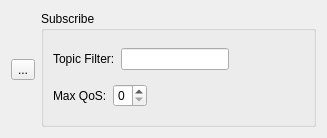
<?xml version="1.0" encoding="UTF-8"?>
<ui version="4.0">
 <class>Mqtt311ClientFilterSubConfigWidget</class>
 <widget class="QWidget" name="Mqtt311ClientFilterSubConfigWidget">
  <property name="geometry">
   <rect>
    <x>0</x>
    <y>0</y>
    <width>327</width>
    <height>138</height>
   </rect>
  </property>
  <property name="windowTitle">
   <string>Form</string>
  </property>
  <layout class="QHBoxLayout" name="horizontalLayout_6">
   <item>
    <layout class="QVBoxLayout" name="verticalLayout_2">
     <item>
      <spacer name="verticalSpacer">
       <property name="orientation">
        <enum>Qt::Vertical</enum>
       </property>
       <property name="sizeHint" stdset="0">
        <size>
         <width>20</width>
         <height>40</height>
        </size>
       </property>
      </spacer>
     </item>
     <item>
      <widget class="QToolButton" name="m_delToolButton">
       <property name="toolTip">
        <string>Remove</string>
       </property>
       <property name="text">
        <string>...</string>
       </property>
       <property name="icon">
        <iconset resource="ui.qrc">
         <normaloff>:/image/delete.png</normaloff>:/image/delete.png</iconset>
       </property>
      </widget>
     </item>
     <item>
      <spacer name="verticalSpacer_2">
       <property name="orientation">
        <enum>Qt::Vertical</enum>
       </property>
       <property name="sizeHint" stdset="0">
        <size>
         <width>20</width>
         <height>40</height>
        </size>
       </property>
      </spacer>
     </item>
    </layout>
   </item>
   <item>
    <widget class="QGroupBox" name="m_subGroupBox">
     <property name="title">
      <string>Subscribe</string>
     </property>
     <layout class="QVBoxLayout" name="verticalLayout">
      <item>
       <layout class="QHBoxLayout" name="horizontalLayout">
        <item>
         <widget class="QLabel" name="m_topicLabel">
          <property name="text">
           <string>Topic Filter:</string>
          </property>
         </widget>
        </item>
        <item>
         <widget class="QLineEdit" name="m_topicLineEdit"/>
        </item>
        <item>
         <spacer name="horizontalSpacer_2">
          <property name="orientation">
           <enum>Qt::Horizontal</enum>
          </property>
          <property name="sizeHint" stdset="0">
           <size>
            <width>40</width>
            <height>20</height>
           </size>
          </property>
         </spacer>
        </item>
       </layout>
      </item>
      <item>
       <layout class="QHBoxLayout" name="horizontalLayout_2">
        <item>
         <widget class="QLabel" name="m_maxQosLabel">
          <property name="text">
           <string>Max QoS:</string>
          </property>
         </widget>
        </item>
        <item>
         <widget class="QSpinBox" name="m_maxQosSpinBox">
          <property name="maximum">
           <number>2</number>
          </property>
         </widget>
        </item>
        <item>
         <spacer name="horizontalSpacer">
          <property name="orientation">
           <enum>Qt::Horizontal</enum>
          </property>
          <property name="sizeHint" stdset="0">
           <size>
            <width>40</width>
            <height>20</height>
           </size>
          </property>
         </spacer>
        </item>
       </layout>
      </item>
     </layout>
    </widget>
   </item>
  </layout>
 </widget>
 <resources>
  <include location="ui.qrc"/>
 </resources>
 <connections/>
</ui>
